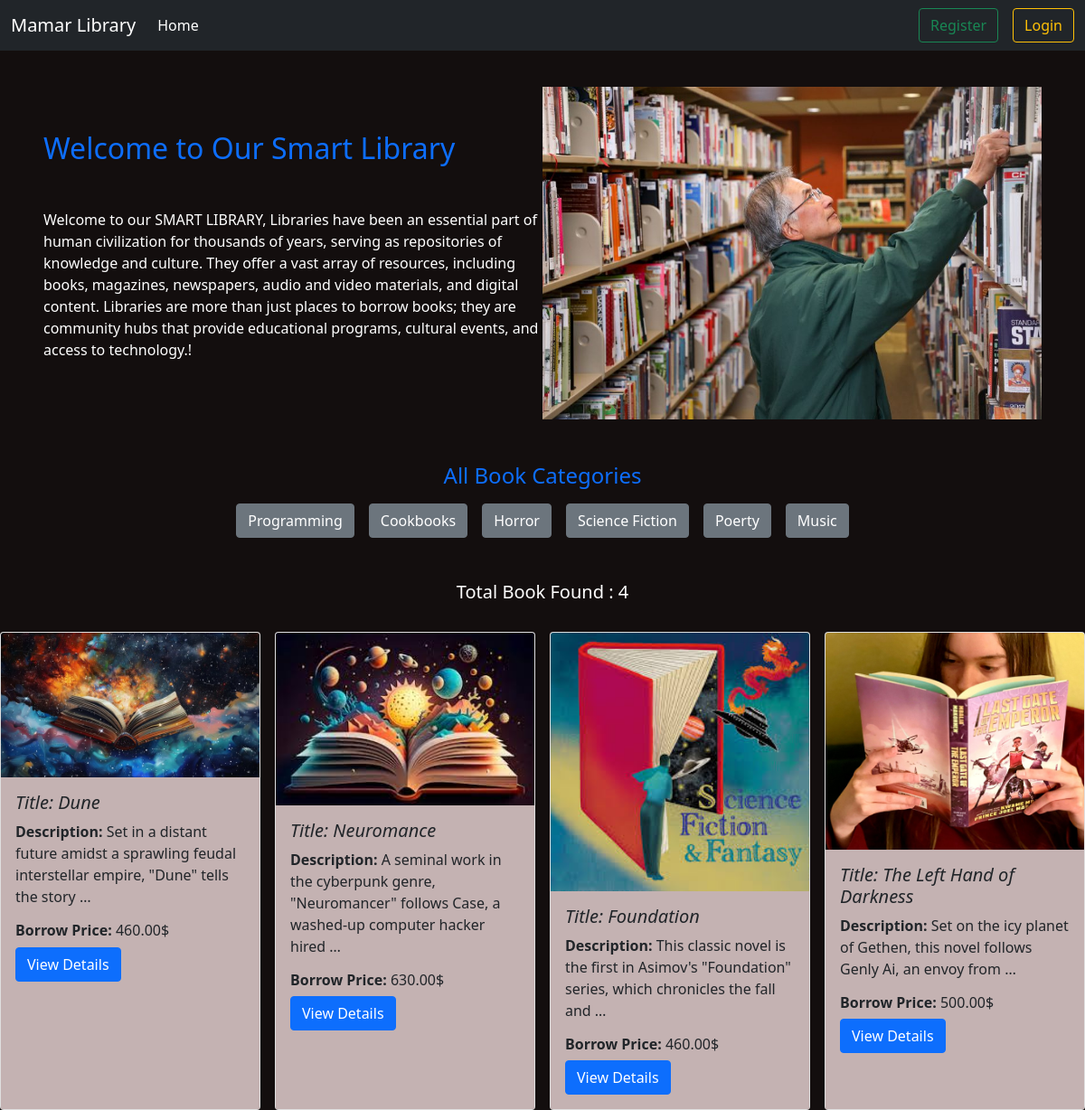
Page /category/science-fiction/ on the committed database.
### cetagories/models.py (models this page shows, shortened)
class CategoryModel(models.Model):
    name = models.CharField(max_length=100)
    slug = models.SlugField(max_length=100,unique=True,null=True,blank=True)

### books/models.py (models this page shows, shortened)
class BookModel(models.Model):
    cetagory = models.ForeignKey(CategoryModel,on_delete=models.CASCADE,related_name='category')
    title = models.CharField(max_length=100)
    description = models.TextField()
    borrowing_price = models.DecimalField(max_digits=12,decimal_places=2)
    image = models.ImageField(upload_to='books/media/uploads',blank=True,null=True)
    quantity = models.PositiveIntegerField(null=True,default=0)

### books/views.py (the view)
# urls.py: path('',home,name='homepage'),
def home(request,category_slug=None):
    book = BookModel.objects.all()
    if category_slug is not None:
        category = CategoryModel.objects.get(slug = category_slug)
        book = BookModel.objects.filter(cetagory = category)
    category = CategoryModel.objects.all()
    return render(request,'home.html',{'book':book,'category':category})

### books/templates/home.html (shortened to what this page needs)
{% extends "base.html" %}
{%load static%}
{%block content%}
<div class="d-flex flex-wrap  align-items-center justify-content-between  mx-5 mt-5">
    <div class="col-lg-6 col-sm-12 col-md-4 mt-5">
      <h2 class="mb-5 text-primary">Welcome to Our Smart Library</h2>
      <p style="color:white;">Welcome to our SMART LIBRARY, Libraries have been an essential part of human civilization for thousands of years, serving as repositories of knowledge and culture. They offer a vast array of resources, including books, magazines, newspapers, audio and video materials, and digital content. Libraries are more than just places to borrow books; they are community hubs that provide educational programs, cultural events, and access to technology.!</p>
    </div >
    <div class="col-lg-6 col-md-8">
      <img src="{% static 'image.png' %} " alt="" class="w-100 mt-5">
    </div>
</div>
<h4 class="d-flex flex-wrap justify-content-center mt-5 text-primary">All Book Categories</h4>
<div class="pb-5 pt-2 d-flex flex-wrap justify-content-center gap-3">
{%for cat in category%}
<button class="btn btn-secondary"><a href="{% url 'category_wise_book' cat.slug %}" class="text-decoration-none text-white" >{{cat.name}}</a></button>
{%endfor%}
</div>
<div class=" d-flex justify-content-center pb-4 text-white">
{% if book %}
      <h5>Total Book Found : {{ book|length }}</h5>
{% else %}
      <h4 class="text-danger">Sorry.! Book not found</h4>
{% endif %}
</div>
<div class="d-flex flex-wrap gap-3  justify-content-center">
    {%for bok in book%}
    <div class="card" style="width: 18rem;">
        <img src="{{bok.image.url}}" class="card-img-top images" alt="...">
        <div class="card-body">
            <h5 class="card-title"><i>Title: {{bok.title}}</i></h5>
            <p class="card-text"><b>Description:</b> {{ bok.description|truncatewords:15 }}</p>
            <h6><b>Borrow Price:</b> {{ bok.borrowing_price }}$ </h6>
            <a href="{% url 'book_details' bok.id %}" class="btn btn-primary">View Details</a>
        </div>
    </div>
    {%endfor%}
</div>
{%endblock%}

### books/templates/home.html (style rules this page uses)
.card-body { background-color:rgb(196, 178, 178); }
.images { width:100%; }

### rows in the picture
CategoryModel: name "Programming"
CategoryModel: name "Cookbooks"
CategoryModel: name "Horror"
CategoryModel: name "Science Fiction"
CategoryModel: name "Poerty"
CategoryModel: name "Music"
BookModel: image (picture), title "Dune", description "Set in a distant future amidst a sprawling feudal interstellar empire, \"Dune\" tells the story …", borrowing_price "460.00"
BookModel: image (picture), title "Neuromance", description "A seminal work in the cyberpunk genre, \"Neuromancer\" follows Case, a washed-up computer hacker hired …", borrowing_price "630.00"
BookModel: image (picture), title "Foundation", description "This classic novel is the first in Asimov's \"Foundation\" series, which chronicles the fall and …", borrowing_price "460.00"
BookModel: image (picture), title "The Left Hand of Darkness", description "Set on the icy planet of Gethen, this novel follows Genly Ai, an envoy from …", borrowing_price "500.00"

### other values in the picture
{{ book|length }} "4"
